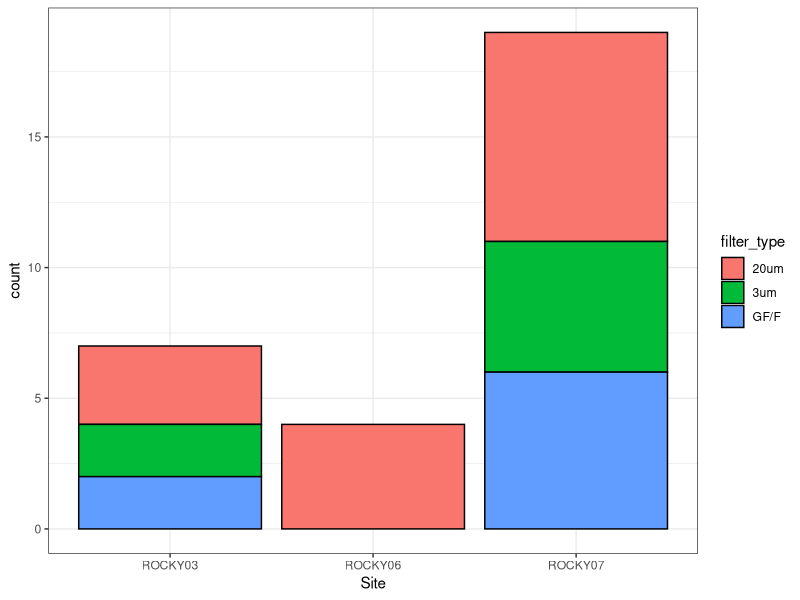
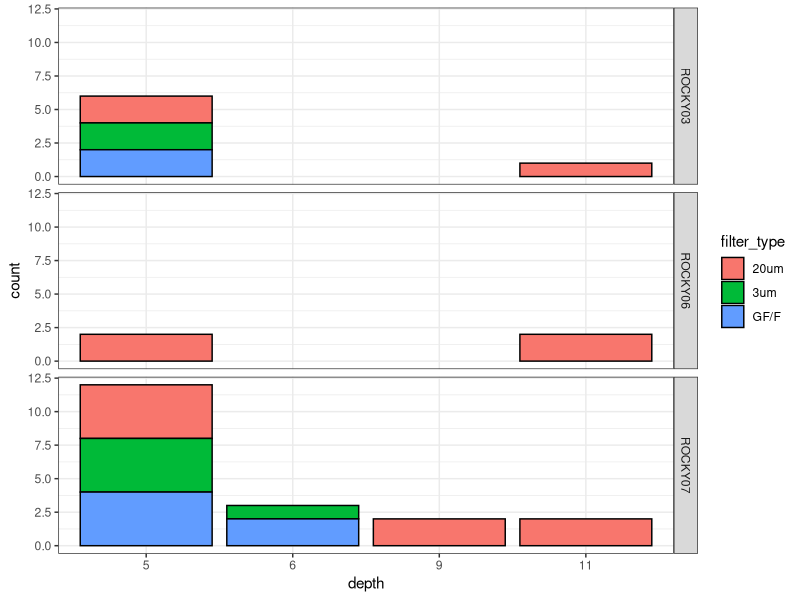
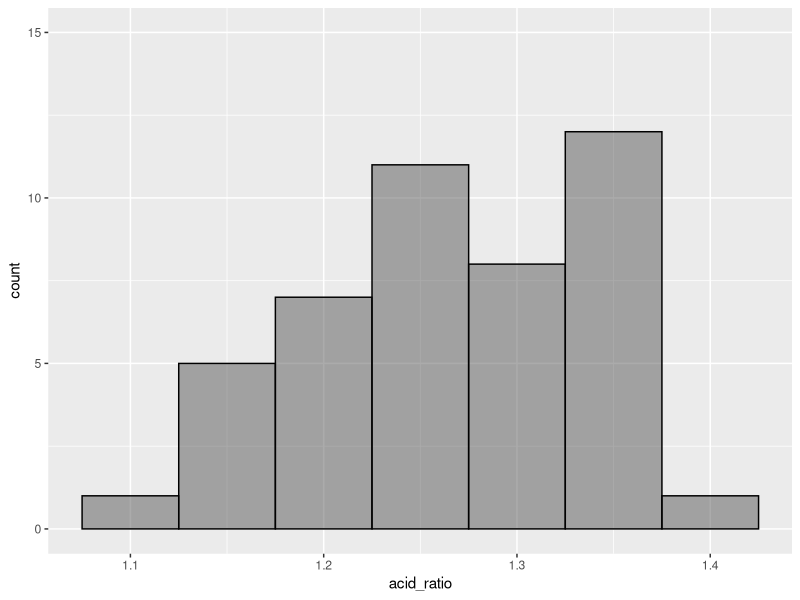
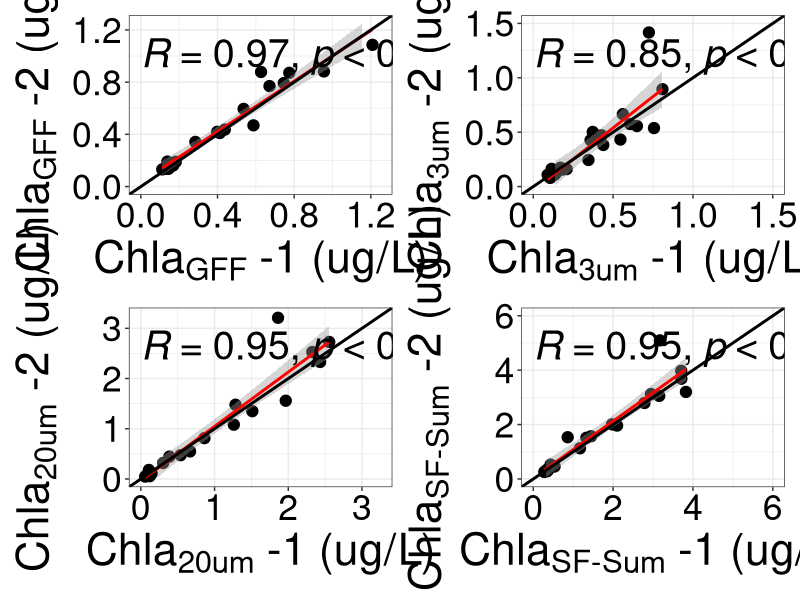
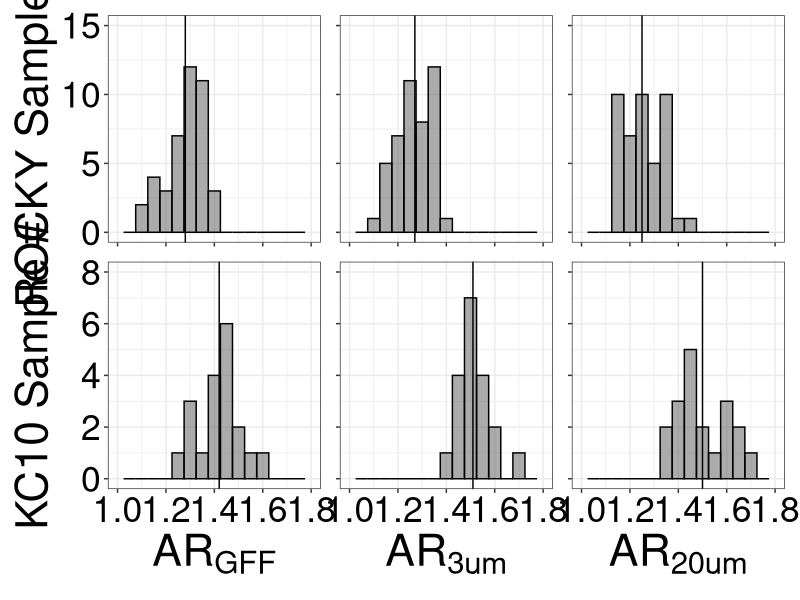

These figures' R source, in order:
## ---- chunk 1
#Upload packages
library(tidyverse)
library(here)
library(patchwork)
library(readxl)
## ---- chunk 2
#Upload chl dataset - entire QU39 dataset downloaded from the portal on 2022-10-12
chl <- read_csv(here("files", "rocky_2021_2022.csv"))

chl_kc10 <- read_csv(here("files", "kc10_2021_2022.csv"))
## ---- chunk 3
#Filtering out the Rocky Intertidal samples
chl <- chl %>% 
  filter(project == "MARINEGEO")

chl_kc10 <- chl_kc10 %>% 
  filter(chla_flag == "AV" | is.na(chla_flag)) %>% 
  filter(line_out_depth == 0 & !filter_type == "Bulk GF/F")

chl_kc10 <- chl_kc10 %>% 
  mutate(ar = before_acid/after_acid)
## ---- chunk 4
#Selecting relevant columns
chl <- chl %>% 
  select(date, site_id, survey, rn, sampling_bout, line_out_depth, collected, 
         analyzed, hakai_id, calibration:calibration_slope, filter_type,
         before_acid, after_acid, acid_flag, dilution_factor, chla, chla_flag,
         phaeo, phaeo_flag) 

#Adding month column
chl <- chl %>% 
  mutate(month = lubridate::month(date)) %>% 
  relocate(month, .after = date)

#Creating duplicate and acid ratio columns
chl <- chl %>% 
  group_by(collected, site_id, line_out_depth, filter_type) %>% 
  mutate(rep = n()) %>%
  ungroup() %>% 
  group_by(hakai_id) %>% 
  mutate(rep_id = n()) %>% 
  ungroup() %>% 
  mutate(acid_ratio = before_acid/after_acid)

#Pulling out duplicates - 33 records. Samples collected on 2022-04-12 were replicate samples with some being sent to DFO (19 records)
check_dup <- chl %>% 
  filter(rep > 1)

#No samples anymore with duplicate Hakai ID.
check_dup_id <- chl %>% 
  filter(rep_id > 1)

## ---- chunk 5
#Diagnostic checks

#Depth check - where were samples collected - only bulk collected at 100 and 115m.
check_depth <- chl %>% 
  distinct(line_out_depth, filter_type)

#Looking at calibrations applied to data - there are some records with NA calibrations
check_cali <- chl %>% 
  distinct(calibration, acid_ratio_correction_factor, acid_coefficient,
           calibration_slope)

#Looking at calibrations that have NA calibration - 308 samples. Many historical and were never analyzed
check_cali_na <- chl %>% 
  filter(is.na(calibration))

#Looking for negative values - lots (105 records), including unflagged data.
check_neg <- chl %>% 
  filter(chla < 0 | phaeo < 0)

#There are lots and I need to investigate this - same output as samples that weren't 
check_na <- chl %>% 
  filter(is.na(chla) | is.na(phaeo))

#Checking if there are any pre-existing flags - huge amount of samples flagged. I went through these pretty carefully and they should be pretty good. 4 samples with NA Chl flags and SVD phaeo flags.
check_flag <- chl %>% 
  filter(!is.na(chla_flag) | !is.na(phaeo_flag))

#Checking acid flag 
check_acid_flag <- chl %>% 
  filter(!is.na(acid_flag))

#Looking for filters with low acid ratios -  quite a few for data that hasn't been flagged yet.
check_ar <- chl %>% 
  filter(acid_ratio < 1.2)
## ---- chunk 6
#Plotting acid ratio value numbers by depth and filter size for all data I have flagged as Accepted Value
check_ar %>% 
  # filter(is.na(chla_flag)) %>% 
  # filter(chla_flag == "AV") %>% 
  ggplot(aes(x = site_id, fill = filter_type)) +
  geom_bar(stat = "count", position = "stack", color = "Black") +
  labs(x = "Site",
       y = "count") +
  theme_bw()
## ---- chunk 7
#Plotting acid ratio value numbers by month and filter size for all data I have flagged as Accepted Value - Not super informative
check_ar %>% 
  # filter(is.na(chla_flag)) %>% 
  # filter(chla_flag == "AV" & line_out_depth < 50) %>% 
  ggplot(aes(x = as.factor(month), fill = filter_type)) +
  geom_bar(stat = "count", position = "stack", color = "Black") +
  labs(x = "depth",
       y = "count") +
  theme_bw() + 
  facet_grid(site_id ~ .)
## ---- chunk 8
#checking samples that were diluted. Need to determine when we started doing this.
check_dilution <- chl %>% 
  filter(dilution_factor > 1)

#Looking at samples that haven't been qc'd that have raw values above instrument threshold - good sign, only 1 and not above threshold.
check_adl <- chl %>% 
  filter(!is.na(analyzed) & is.na(chla_flag) & before_acid > 600000)
## ---- chunk 9
#Pulling out all samples that haven't been QC'd on the new module. 
chl_qc <- chl %>% 
  filter(!is.na(analyzed) &
           (is.na(chla_flag) | chla_flag == "AV" | chla_flag == "ADL"))

#Pulling out all QC'd data
chl_av <- chl %>% 
  filter(chla_flag == "AV")

## ---- chunk 10
#Investigating size-fractionated data for errors.

#Calculating the number of filters for each size-fraction set
chl_sf <- chl %>% 
  filter(!is.na(chla)) %>% 
  group_by(collected, line_out_depth) %>% 
  mutate(filt_num = n()) %>% 
  ungroup()

#Looking for size fraction sets that have less than 3 filters - 119 observations - I'd imagine a lot of SVC and SVD flags for single filter.
check_sf_low <- chl_sf %>% 
  filter(filt_num < 3)

check_sf_low2 <- chl_sf %>% 
  filter(filt_num < 6)

#Looking at size fraction sets that have more than 3 filters. Some are just replicated hakai IDS, but quite a few from zoopsprint - I wonder if one of the GF/Fs is meant to be bulk.
check_sf_high <- chl_sf %>% 
  filter(filt_num > 3)

#Subsetting where there are 3 size-fractionated filters. 
chl_sf <- chl_sf %>% 
  filter(filt_num == 3)

#Querying replicated filter types within a set - two examples where there are two duplicated filters within a 3 filter set. Only one is not QC'd - check metadata note.
check_sf_dup <- chl_sf %>% 
  group_by(collected, line_out_depth, filter_type) %>% 
  mutate(filt_unique = n()) %>% 
  ungroup() %>% 
  filter(filt_unique > 1)  
 

chl_sf <- chl_sf %>% 
  group_by(collected, line_out_depth, filter_type) %>% 
  mutate(filt_unique = n()) %>% 
  ungroup() %>% 
  filter(filt_unique == 1)
  
## ---- chunk 11
gff <- chl %>% 
  filter(filter_type == "GF/F" & !is.na(chla)) %>% 
  select(date, site_id, sampling_bout, acid_ratio, chla) 

gff_wide <- gff %>% 
  pivot_wider(names_from = sampling_bout, values_from = c(chla, acid_ratio))
## ---- chunk 12
f_gff <- gff_wide %>% 
  ggplot(aes(x = chla_1, y = chla_2)) + 
  geom_point(pch = 21, size = 3.5, fill = "black") +
  geom_smooth(method = 'lm', color = "red") +
  geom_abline(intercept = 0, slope = 1, size = 1) +
  ggpubr::stat_cor(p.accuracy = 0.001, r.accuracy = 0.01, size = 10) +
  xlim(0, 1.25) +
  ylim(0, 1.25) +
  xlab(bquote("Chla"[GFF]~"-1" ~ "(ug/L)")) +
  ylab(bquote("Chla"[GFF]~"-2" ~ "(ug/L)")) +
  theme_bw() +
  theme(text = element_text(size = 32),
        axis.text = element_text(colour = "black"),
        # axis.text.y = element_blank(),
        # axis.title.y = element_blank(),
        legend.position = "none") +
  labs(fill = "Date", shape = "Station") +
  guides(fill = guide_legend(override.aes = list(shape = 21)))
## ---- chunk 13
um3 <- chl %>% 
  filter(filter_type == "3um" & !is.na(chla)) %>% 
  select(date, site_id, filter_type, sampling_bout, acid_ratio, chla) 

um3_wide <- um3 %>% 
  filter(!date == "2021-06-25") %>% 
  pivot_wider(names_from = sampling_bout, values_from = c(chla, acid_ratio))
## ---- chunk 14
f_3um <- um3_wide %>% 
  ggplot(aes(x = chla_1, y = chla_2)) + 
  geom_point(pch = 21, size = 3.5, fill = "black") +
  geom_smooth(method = 'lm', color = "red") +
  geom_abline(intercept = 0, slope = 1, size = 1) +
  ggpubr::stat_cor(p.accuracy = 0.001, r.accuracy = 0.01, size = 10) +
  xlim(0, 1.5) +
  ylim(0, 1.5) +
  xlab(bquote("Chla"["3um"]~"-1" ~ "(ug/L)")) +
  ylab(bquote("Chla"["3um"]~"-2" ~ "(ug/L)")) +
  theme_bw() +
  theme(text = element_text(size = 32),
        axis.text = element_text(colour = "black"),
        # axis.text.y = element_blank(),
        # axis.title.y = element_blank(),
        legend.position = "none") +
  labs(fill = "Date", shape = "Station") +
  guides(fill = guide_legend(override.aes = list(shape = 21)))
## ---- chunk 15
um3 %>% 
  ggplot(aes(x = acid_ratio)) +
  geom_histogram(binwidth = 0.05, alpha = 0.5, color = "black") +
  ylim(0, 15)
## ---- chunk 16
um20 <- chl %>% 
  filter(filter_type == "20um" & !is.na(chla)) %>% 
  select(date, site_id, sampling_bout, filter_type, acid_ratio, chla) 

um20_wide <- um20 %>% 
  pivot_wider(names_from = sampling_bout, values_from = c(chla, acid_ratio))
## ---- chunk 17
f_20um <- um20_wide %>% 
  ggplot(aes(x = chla_1, y = chla_2)) + 
  geom_point(pch = 21, size = 3.5, fill = "black") +
  geom_smooth(method = 'lm', color = "red") +
  geom_abline(intercept = 0, slope = 1, size = 1) +
  ggpubr::stat_cor(p.accuracy = 0.001, r.accuracy = 0.01, size = 10) +
  xlim(0, 3.25) +
  ylim(0, 3.25) +
  xlab(bquote("Chla"["20um"]~"-1" ~ "(ug/L)")) +
  ylab(bquote("Chla"["20um"]~"-2" ~ "(ug/L)")) +
  theme_bw() +
  theme(text = element_text(size = 32),
        axis.text = element_text(colour = "black"),
        # axis.text.y = element_blank(),
        # axis.title.y = element_blank(),
        legend.position = "none") +
  labs(fill = "Date", shape = "Station") +
  guides(fill = guide_legend(override.aes = list(shape = 21)))
## ---- chunk 18
chl_2 <- chl %>% 
  filter(!is.na(chla)) %>% 
  group_by(date, sampling_bout, filter_type) %>% 
  mutate(rep_filt = n()) %>% 
  ungroup()

chl_2 <- chl_2 %>% 
  filter(!is.na(chla)) %>% 
  group_by(date, sampling_bout) %>% 
  mutate(rep_filt_grp = n()) %>% 
  ungroup()

chl_sf <- chl_2 %>% 
  filter(rep_filt == 1 & rep_filt_grp == 3) %>% 
  group_by(date, sampling_bout) %>% 
  summarise(chla_sum = sum(chla)) %>% 
  ungroup()
  
sum <- chl_sf %>% 
  select(date, sampling_bout, chla_sum) 

sum_wide <- sum %>% 
  pivot_wider(names_from = sampling_bout, values_from = chla_sum) %>% 
  rename(sum_1 = `1`, sum_2 = `2`)
## ---- chunk 19
f_sf_sum <- sum_wide %>% 
  ggplot(aes(x = sum_1, y = sum_2)) + 
  geom_point(pch = 21, size = 3.5, fill = "black") +
  geom_smooth(method = 'lm', color = "red") +
  geom_abline(intercept = 0, slope = 1, size = 1) +
  ggpubr::stat_cor(p.accuracy = 0.001, r.accuracy = 0.01, size = 10) +
  xlim(0, 6) +
  ylim(0, 6) +
  xlab(bquote("Chla"["SF-Sum"]~"-1" ~ "(ug/L)")) +
  ylab(bquote("Chla"["SF-Sum"]~"-2" ~ "(ug/L)")) +
  theme_bw() +
  theme(text = element_text(size = 32),
        axis.text = element_text(colour = "black"),
        # axis.text.y = element_blank(),
        # axis.title.y = element_blank(),
        legend.position = "none") +
  labs(fill = "Date", shape = "Station") +
  guides(fill = guide_legend(override.aes = list(shape = 21)))
## ---- chunk 20
fig <- f_gff + f_3um + f_20um + f_sf_sum

ggsave(here("figures_qc", "scatter_rocky_duplicate.png"), fig,
       width = 16, height = 16, dpi = 300)
## ---- chunk 21

mean <- um20 %>% 
  summarise(median = mean(acid_ratio))

f1 <- gff %>% 
  ggplot(aes(x = acid_ratio)) +
  geom_histogram(binwidth = 0.05, alpha = 0.5, color = "black") +
  geom_vline(xintercept = 1.28) +
  ylim(0, 15) +
  xlim(1.0, 1.8) +
  xlab(bquote("AR"["GFF"])) +
  ylab("ROCKY Sample #") +
  theme_bw() +
  theme(text = element_text(size = 32),
        axis.text = element_text(colour = "black"),
        axis.text.x = element_blank(),
        axis.title.x = element_blank(),
        legend.position = "none") 

f2 <- um3 %>% 
  ggplot(aes(x = acid_ratio)) +
  geom_histogram(binwidth = 0.05, alpha = 0.5, color = "black") +
   geom_vline(xintercept = 1.27) +
  ylim(0, 15) +
  xlim(1.0, 1.8) +
  xlab(bquote("AR"["3um"])) +
  theme_bw() +
  theme(text = element_text(size = 32),
        axis.text = element_text(colour = "black"),
        axis.text.y = element_blank(),
        axis.title.y = element_blank(),
        axis.text.x = element_blank(),
        axis.title.x = element_blank(),
        legend.position = "none") 

f3 <- um20 %>% 
  ggplot(aes(x = acid_ratio)) +
  geom_histogram(binwidth = 0.05, alpha = 0.5, color = "black") +
  geom_vline(xintercept = 1.25) +
  ylim(0, 15) +
  xlim(1.0, 1.8) +
  xlab(bquote("AR"["20um"])) +
  theme_bw() +
  theme(text = element_text(size = 32),
        axis.text = element_text(colour = "black"),
        axis.text.y = element_blank(),
        axis.title.y = element_blank(),
        axis.text.x = element_blank(),
        axis.title.x = element_blank(),
        legend.position = "none")

mean2 <- chl_kc10 %>% 
  filter(!is.na(ar)) %>% 
  group_by(filter_type) %>% 
  summarise(mean = mean(ar))


f4 <- chl_kc10 %>% 
  filter(filter_type == "GF/F") %>% 
  ggplot(aes(x = ar)) +
  geom_histogram(binwidth = 0.05, alpha = 0.5, color = "black") +
  geom_vline(xintercept = 1.42) +
  ylim(0, 8) +
  xlim(1.0, 1.8) +
  xlab(bquote("AR"["GFF"])) +
  ylab("KC10 Sample #") +
  theme_bw() +
  theme(text = element_text(size = 32),
        axis.text = element_text(colour = "black"),
        # axis.text.y = element_blank(),
        # axis.title.y = element_blank(),
        legend.position = "none") 

f5 <- chl_kc10 %>% 
  filter(filter_type == "3um") %>% 
  ggplot(aes(x = ar)) +
  geom_histogram(binwidth = 0.05, alpha = 0.5, color = "black") +
  geom_vline(xintercept = 1.51) +
  ylim(0, 8) +
  xlim(1.0, 1.8) +
  xlab(bquote("AR"["3um"])) +
  theme_bw() +
  theme(text = element_text(size = 32),
        axis.text = element_text(colour = "black"),
        axis.text.y = element_blank(),
        axis.title.y = element_blank(),
        legend.position = "none") 

f6 <- chl_kc10 %>% 
  filter(filter_type == "20um") %>% 
  ggplot(aes(x = ar)) +
  geom_histogram(binwidth = 0.05, alpha = 0.5, color = "black") +
  geom_vline(xintercept = 1.50) +
  ylim(0, 8) +
  xlim(1.0, 1.8) +
  xlab(bquote("AR"["20um"])) +
  theme_bw() +
  theme(text = element_text(size = 32),
        axis.text = element_text(colour = "black"),
        axis.text.y = element_blank(),
        axis.title.y = element_blank(),
        legend.position = "none") 


ar_fig <- f1 + f2 + f3 + f4 + f5 +f6

ggsave(here("figures_qc", "histo_ar_rocky.png"), ar_fig,
       width = 16, height = 12, dpi = 300)

